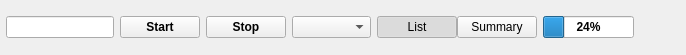
<?xml version="1.0" encoding="UTF-8"?>
<ui version="4.0">
 <class>ControlPanelWidget</class>
 <widget class="QWidget" name="ControlPanelWidget">
  <property name="geometry">
   <rect>
    <x>0</x>
    <y>0</y>
    <width>686</width>
    <height>55</height>
   </rect>
  </property>
  <property name="windowTitle">
   <string>crawlerControlWidget</string>
  </property>
  <layout class="QVBoxLayout" name="verticalLayout">
   <property name="leftMargin">
    <number>0</number>
   </property>
   <property name="topMargin">
    <number>0</number>
   </property>
   <property name="rightMargin">
    <number>0</number>
   </property>
   <property name="bottomMargin">
    <number>0</number>
   </property>
   <item>
    <widget class="QWidget" name="controlPanelWidget" native="true">
     <property name="styleSheet">
      <string notr="true"/>
     </property>
     <layout class="QGridLayout" name="gridLayout">
      <property name="leftMargin">
       <number>6</number>
      </property>
      <property name="topMargin">
       <number>6</number>
      </property>
      <property name="rightMargin">
       <number>6</number>
      </property>
      <property name="bottomMargin">
       <number>6</number>
      </property>
      <property name="spacing">
       <number>6</number>
      </property>
      <item row="0" column="9">
       <spacer name="horizontalSpacer_2">
        <property name="orientation">
         <enum>Qt::Horizontal</enum>
        </property>
        <property name="sizeHint" stdset="0">
         <size>
          <width>40</width>
          <height>20</height>
         </size>
        </property>
       </spacer>
      </item>
      <item row="0" column="2">
       <widget class="QPushButton" name="stopCrawlingButton">
        <property name="font">
         <font>
          <weight>75</weight>
          <bold>true</bold>
         </font>
        </property>
        <property name="text">
         <string>Stop</string>
        </property>
       </widget>
      </item>
      <item row="0" column="8">
       <widget class="QProgressBar" name="progressBar">
        <property name="font">
         <font>
          <weight>75</weight>
          <bold>true</bold>
         </font>
        </property>
        <property name="value">
         <number>24</number>
        </property>
       </widget>
      </item>
      <item row="0" column="1">
       <widget class="QPushButton" name="startOrConrinueCrawlingButton">
        <property name="font">
         <font>
          <weight>75</weight>
          <bold>true</bold>
         </font>
        </property>
        <property name="text">
         <string>Start</string>
        </property>
       </widget>
      </item>
      <item row="0" column="3">
       <widget class="QComboBox" name="viewTypeComboBox">
        <property name="font">
         <font>
          <weight>75</weight>
          <bold>true</bold>
         </font>
        </property>
       </widget>
      </item>
      <item row="0" column="0">
       <widget class="QuickieWebBot::UrlLineEdit" name="urlLineEdit">
        <property name="isValidUrl" stdset="0">
         <bool>false</bool>
        </property>
       </widget>
      </item>
      <item row="0" column="4">
       <layout class="QHBoxLayout" name="viewModeLayout">
        <property name="spacing">
         <number>0</number>
        </property>
        <item>
         <widget class="QPushButton" name="generalViewButton">
          <property name="text">
           <string>List</string>
          </property>
          <property name="checkable">
           <bool>true</bool>
          </property>
          <property name="checked">
           <bool>true</bool>
          </property>
          <property name="groupButton" stdset="0">
           <string notr="true">left</string>
          </property>
         </widget>
        </item>
        <item>
         <widget class="QPushButton" name="summaryViewButton">
          <property name="text">
           <string>Summary</string>
          </property>
          <property name="checkable">
           <bool>true</bool>
          </property>
          <property name="groupButton" stdset="0">
           <string notr="true">right</string>
          </property>
         </widget>
        </item>
       </layout>
      </item>
     </layout>
    </widget>
   </item>
  </layout>
 </widget>
 <customwidgets>
  <customwidget>
   <class>QuickieWebBot::UrlLineEdit</class>
   <extends>QLineEdit</extends>
   <header>url_line_edit.h</header>
  </customwidget>
 </customwidgets>
 <resources/>
 <connections/>
</ui>
